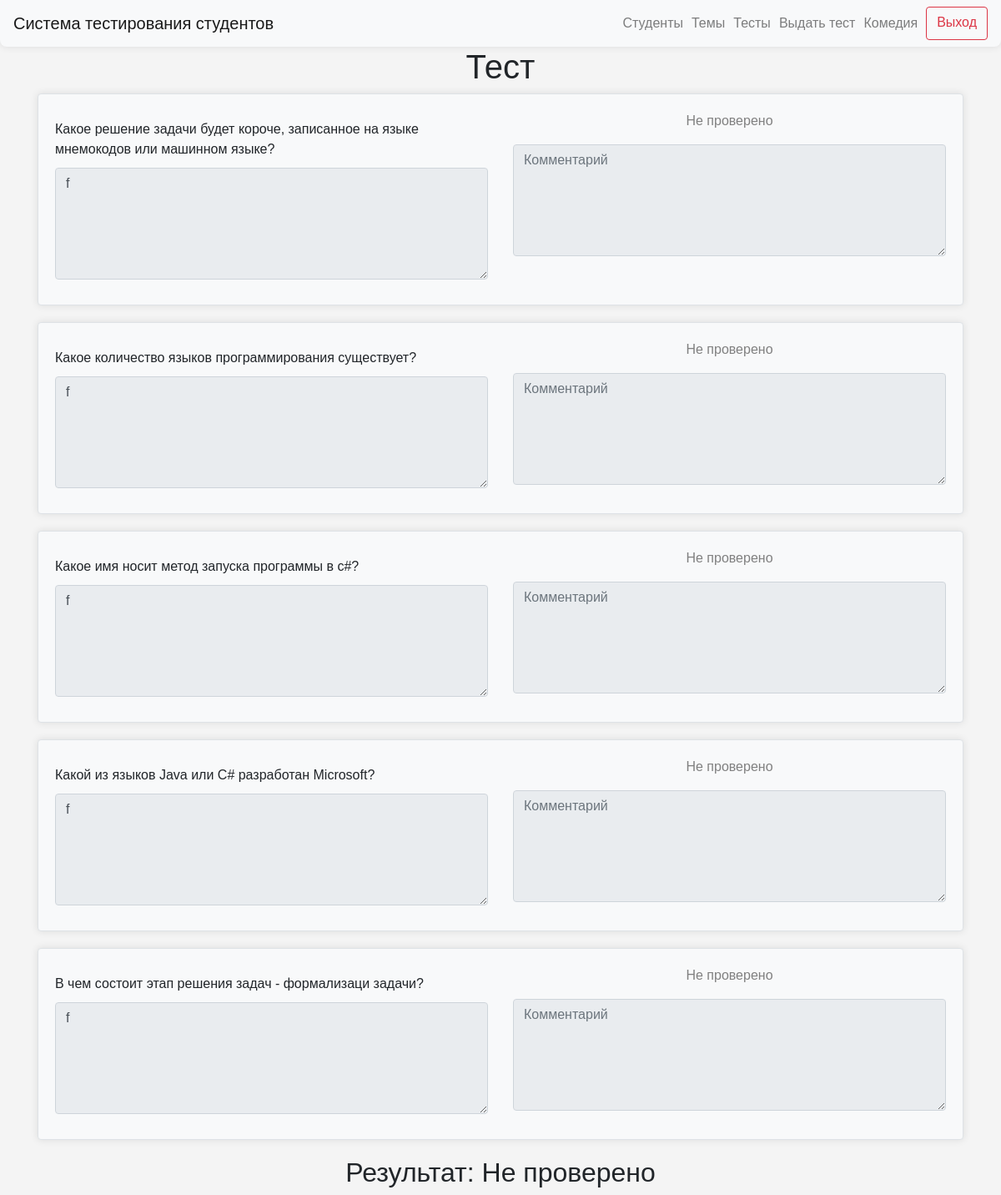
/test_result_view/1 (signed in), run on the app's committed database.
### data/users.py (models this page shows)
class User(SqlAlchemyBase, UserMixin, SerializerMixin):
    __tablename__ = "users"
    id = sqlalchemy.Column(
        sqlalchemy.Integer,
        primary_key=True,
        autoincrement=True,
    )
    name = sqlalchemy.Column(
        sqlalchemy.String,
        nullable=True,
    )
    group_id = sqlalchemy.Column(
        sqlalchemy.Integer,
        sqlalchemy.ForeignKey(
            "groups.id",
            ondelete="CASCADE",
        ),
        nullable=False,
    )
    date_of_birth = sqlalchemy.Column(
        sqlalchemy.Date,
        nullable=False,
    )
    user_level = sqlalchemy.Column(
        sqlalchemy.String,
        default="student",
    )

### data/questions.py (models this page shows)
class Question(SqlAlchemyBase, UserMixin, SerializerMixin):
    __tablename__ = "questions"
    id = sqlalchemy.Column(sqlalchemy.Integer,
                           primary_key=True, autoincrement=True)
    text = sqlalchemy.Column(sqlalchemy.String, nullable=True)
    topic_id = sqlalchemy.Column(sqlalchemy.Integer, sqlalchemy.ForeignKey("topics.id"), nullable=True)

### server.py (the view)
@app.route("/test_result_view/<int:test_id>")
@login_required
def test_result_view(test_id):
    db_sess = db_session.create_session()
    test = db_sess.query(BlitzTest).filter(BlitzTest.id == test_id).first()
    questions = [
        db_sess.query(Question).filter(Question.id == test.question_1).first(),
        db_sess.query(Question).filter(Question.id == test.question_2).first(),
        db_sess.query(Question).filter(Question.id == test.question_3).first(),
        db_sess.query(Question).filter(Question.id == test.question_4).first(),
        db_sess.query(Question).filter(Question.id == test.question_5).first(),
    ]
    answers = [
        db_sess.query(BlitzTest.answer_1).filter(BlitzTest.id == test_id).first(),
        db_sess.query(BlitzTest.answer_2).filter(BlitzTest.id == test_id).first(),
        db_sess.query(BlitzTest.answer_3).filter(BlitzTest.id == test_id).first(),
        db_sess.query(BlitzTest.answer_4).filter(BlitzTest.id == test_id).first(),
        db_sess.query(BlitzTest.answer_5).filter(BlitzTest.id == test_id).first(),
    ]
    comments = [
        db_sess.query(BlitzTest.comment_1).filter(BlitzTest.id == test_id)[0],
        db_sess.query(BlitzTest.comment_2).filter(BlitzTest.id == test_id)[0],
        db_sess.query(BlitzTest.comment_3).filter(BlitzTest.id == test_id)[0],
        db_sess.query(BlitzTest.comment_4).filter(BlitzTest.id == test_id)[0],
        db_sess.query(BlitzTest.comment_5).filter(BlitzTest.id == test_id)[0],
    ]
    results = [
        db_sess.query(BlitzTest.result_answer_1).filter(BlitzTest.id == test_id)[0],
        db_sess.query(BlitzTest.result_answer_2).filter(BlitzTest.id == test_id)[0],
        db_sess.query(BlitzTest.result_answer_3).filter(BlitzTest.id == test_id)[0],
        db_sess.query(BlitzTest.result_answer_4).filter(BlitzTest.id == test_id)[0],
        db_sess.query(BlitzTest.result_answer_5).filter(BlitzTest.id == test_id)[0],
    ]
    que_ans_comm_results = zip(questions, answers, comments, results)
    test_result_n = 0
    if test.result_answer_1 == 1:
        test_result_n += 1
    if test.result_answer_2 == 1:
        test_result_n += 1
    if test.result_answer_3 == 1:
        test_result_n += 1
    if test.result_answer_4 == 1:
        test_result_n += 1
    if test.result_answer_5 == 1:
        test_result_n += 1
    if None in [
        test.result_answer_1,
        test.result_answer_2,
        test.result_answer_3,
        test.result_answer_4,
        test.result_answer_5,
    ]:
        test_result_n = "Не проверено"
    else:
        test_result_n = f"{test_result_n}/5"
    return render_template(
        "test_result_view.html",
        test=test,
        que_ans_comm_results=que_ans_comm_results,
        result=test_result_n,
        title="Тест",
    )

### data/db_session.py (called while the page is built)
def create_session() -> Session:
    global __factory
    return __factory()

### server.py (called while the page is built)
@login_manager.user_loader
def load_user(user_id):
    db_sess = db_session.create_session()
    return db_sess.query(User).get(user_id)

### templates/test_result_view.html
{% extends "base.html" %}
{% block content %}
<div class="container text-center">
    <h1>Тест</h1>
    <form action="{{ url_for('submit_test_result', test_id=test.id) }}" method="post">
        {% for question, answer, comment, result in que_ans_comm_results %}
        <div class="row">
            <div class="col-md-12 mx-auto border rounded custom-div" style="margin-bottom: 20px;">
                <div class="row">
                    <div class="col-md-6">
                        {% if question == None %}
                        <p class="text-left" style="margin: 10px 0;">Вопрос удален</p>
                        {% else %}
                        <p class="text-left" style="margin: 10px 0;">{{ question.text }}</p>
                        {% endif %}
                        {% if answer[0] == None %}
                        <textarea name="answer" class="form-control" rows="5" style="margin: 10px 0;"
                                  placeholder="Ваш ответ" readonly></textarea>
                        {% else %}
                        <textarea name="answer" class="form-control" rows="5" style="margin: 10px 0;"
                                  placeholder="Ваш ответ" readonly>{{ answer[0] }}</textarea>
                        {% endif %}
                    </div>
                    <div class="col-md-6">
                        {% if result[0] == 1 %}
                        <div class="form-check">
                            <p style="color: green">
                                Верно
                            </p>
                        </div>
                        {% elif result[0] == 0%}
                        <p style="color: red">Неверно</p>
                        {% else %}
                        <p style="color: grey">Не проверено</p>
                        {% endif %}
                        {% if comment[0] == None %}
                        <textarea name="comment" class="form-control" rows="5" style="margin: 10px 0;"
                                  placeholder="Комментарий" readonly></textarea>
                        {% else %}
                        <textarea name="comment" class="form-control" rows="5" style="margin: 10px 0;"
                                  placeholder="Комментарий" readonly>{{ comment[0] }}</textarea>
                        {% endif %}
                    </div>
                </div>
            </div>
        </div>
        {% endfor %}
        <h2>Результат: {{ result }}</h2>
    </form>
</div>
{% endblock %}

### templates/base.html (shortened to what this page needs)
<!doctype html>
<html lang="en">
<head>
    <link rel="stylesheet"
          href="https://stackpath.bootstrapcdn.com/bootstrap/4.4.1/css/bootstrap.min.css"
>
    <link rel="stylesheet" type="text/css" href="../static/css/style.css">
</head>
<body>
<header>
    <nav class="navbar navbar-light bg-light custom-navbar">
        <a class="navbar-brand" href="/">Система тестирования студентов</a>
        {% if current_user.is_authenticated %}
        <div class="d-flex flex-row-reverse">
            <a class="btn btn-outline-danger spaced-element" style="margin-left: 10px; text-align: center;"
               href="/logout">Выход</a>
            {% if current_user.user_level == 'admin' %}
            <a class="navbar-text" style="margin-left: 10px; text-align: center;">{{ current_user.name }}</a>
            <a class="navbar-text" style="margin-left: 10px; text-align: center;" href="/select_group_for_test">Выдать тест</a>
            <a class="navbar-text" style="margin-left: 10px; text-align: center;" href="/">Тесты</a>
            <a class="navbar-text" style="margin-left: 10px; text-align: center;" href="/topics">Темы</a>
            <a class="navbar-text" style="margin-left: 10px; text-align: center;" href="/groups">Студенты</a>
            {% else %}
            <a class="navbar-text" style="margin-left: 10px; text-align: center;" href="{{ url_for('personal_cabinet', user_id=current_user.id) }}">{{ current_user.name }}</a>
            {% endif %}
        </div>
        {% endif %}
    </nav>
</header>
<main role="main" class="container">
    {% block content %}
    {% endblock %}
</main>
</body>
</html>

### static/css/style.css (style rules this page uses)
body { font-family: Arial, sans-serif; margin: 0; padding: 0; background-color: #f4f4f4; }
.custom-div { width: 80%; margin: 0 auto; padding: 20px; background-color: #f8f9fa; border-radius: 0 0 8px 8px; box-shadow: 0 0 10px rgba(0,0,0,0.1); }
.custom-navbar { margin: 0 auto; background-color: #f8f9fa; border-radius: 0 0 8px 8px; box-shadow: 0 0 10px rgba(0,0,0,0.1); }

### data on the page
User: name "Комедия"
Question: text "Какое решение задачи будет короче, записанное на языке мнемокодов или машинном языке?", answer "f"
Question: text "Какое количество языков программирования существует?", answer "f"
Question: text "Какое имя носит метод запуска программы в c#?", answer "f"
Question: text "Какой из языков Java или C# разработан Microsoft?", answer "f"
Question: text "В чем состоит этап решения задач - формализаци задачи?", answer "f"

### other printed values
{{ result }} "Не проверено"
